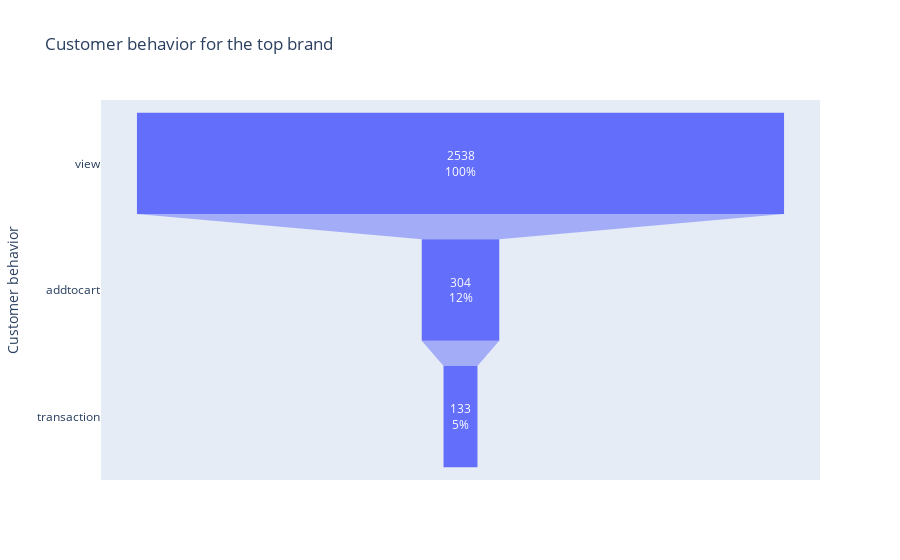

Notebook source saved alongside this figure:
### Code cell
best_brands = event_df[event_df['itemid'].isin(brand_list)]
fig = go.Figure()
for i in range(len(brand_list)):
    name = str(brand_list[i])
    j = best_brands[best_brands['itemid']==int(name)]['event'].value_counts()

    fig.add_trace(go.Funnel(
        name = name,
        y = j.index,
        x = j,
        orientation = "h",
        textposition = "inside",
        textinfo = "value+percent initial"))

fig.update_layout(
    title_text='Customer behavior for the top brand', # title of plot
    yaxis_title_text='Customer behavior', # xaxis label
    xaxis_title_text='Brand performance', # yaxis label
    )

fig.show()

### Figure 1 — Plotly figure (JSON) as saved in the notebook; plotly's stock layout.template omitted (floating-point values rounded to 4 significant figures)
{"data": [{"name": "461686", "orientation": "h", "textinfo": "value+percent initial", "textposition": "inside", "type": "funnel", "x": [2538, 304, 133], "y": ["view", "addtocart", "transaction"]}], "layout": {"autosize": true, "title": {"text": "Customer behavior for the top brand"}, "xaxis": {"autorange": true, "range": [-1410, 1410], "title": {"text": "Brand performance"}, "type": "linear"}, "yaxis": {"autorange": true, "range": [2.5, -0.5], "title": {"text": "Customer behavior"}, "type": "category"}}}
